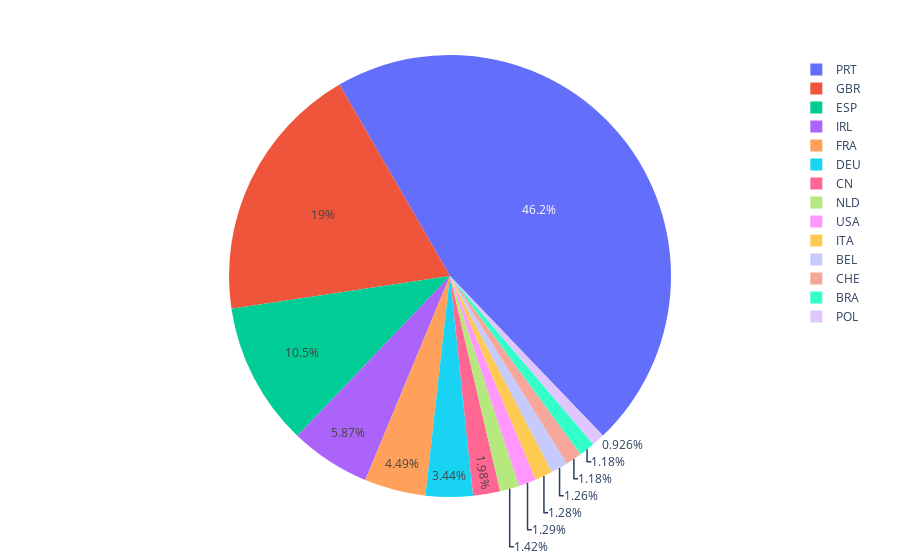

The code cell stored with this chart in its notebook:
### Code cell
resort_countries.loc[resort_countries['no. of bookings'] < 300] = 'Other Countries' # only countries with bookings over 300
fig = px.pie(resort_countries, values='no. of bookings', names='country', height=550)
fig.update_layout(margin=dict(l=0, r=0, t=55, b=55))
fig.update_traces(rotation=-30)
fig.show()

### Figure 1 — Plotly figure (JSON) as saved in the notebook; plotly's stock layout.template omitted (floating-point values rounded to 4 significant figures)
{"data": [{"domain": {"x": [0, 1], "y": [0, 1]}, "hovertemplate": "country=%{label}<br>no. of bookings=%{value}<extra></extra>", "labels": ["PRT", "GBR", "ESP", "IRL", "FRA", "DEU", "CN", "NLD", "USA", "ITA", "BEL", "CHE", "BRA", "POL", "Other Countries", "Other Countries", "Other Countries", "Other Countries", "Other Countries", "Other Countries", "Other Countries", "Other Countries", "Other Countries", "Other Countries", "Other Countries", "Other Countries", "Other Countries", "Other Countries", "Other Countries", "Other Countries", "Other Countries", "Other Countries", "Other Countries", "Other Countries", "Other Countries", "Other Countries", "Other Countries", "Other Countries", "Other Countries", "Other Countries", "Other Countries", "Other Countries", "Other Countries", "Other Countries", "Other Countries", "Other Countries", "Other Countries", "Other Countries", "Other Countries", "Other Countries", "Other Countries", "Other Countries", "Other Countries", "Other Countries", "Other Countries", "Other Countries", "Other Countries", "Other Countries", "Other Countries", "Other Countries", "Other Countries", "Other Countries", "Other Countries", "Other Countries", "Other Countries", "Other Countries", "Other Countries", "Other Countries", "Other Countries", "Other Countries", "Other Countries", "Other Countries", "Other Countries", "Other Countries", "Other Countries", "Other Countries", "Other Countries", "Other Countries", "Other Countries", "Other Countries", "Other Countries", "Other Countries", "Other Countries", "Other Countries", "Other Countries", "Other Countries", "Other Countries", "Other Countries", "Other Countries", "Other Countries", "Other Countries", "Other Countries", "Other Countries", "Other Countries", "Other Countries", "Other Countries", "Other Countries", "Other Countries", "Other Countries", "Other Countries", "Other Countries", "Other Countries", "Other Countries", "Other Countries", "Other Countries", "Other Countries", "Other Countries", "Other Countries", "Other Countries", "Other Countries", "Other Countries", "Other Countries", "Other Countries", "Other Countries", "Other Countries", "Other Countries", "Other Countries", "Other Countries", "Other Countries", "Other Countries", "Other Countries", "Other Countries", "Other Countries", "Other Countries"], "legendgroup": "", "name": "", "rotation": -30, "showlegend": true, "type": "pie", "values": [15948, 6574, 3626, 2028, 1551, 1189, 683, 489, 444, 442, 434, 406, 406, 320, "Other Countries", "Other Countries", "Other Countries", "Other Countries", "Other Countries", "Other Countries", "Other Countries", "Other Countries", "Other Countries", "Other Countries", "Other Countries", "Other Countries", "Other Countries", "Other Countries", "Other Countries", "Other Countries", "Other Countries", "Other Countries", "Other Countries", "Other Countries", "Other Countries", "Other Countries", "Other Countries", "Other Countries", "Other Countries", "Other Countries", "Other Countries", "Other Countries", "Other Countries", "Other Countries", "Other Countries", "Other Countries", "Other Countries", "Other Countries", "Other Countries", "Other Countries", "Other Countries", "Other Countries", "Other Countries", "Other Countries", "Other Countries", "Other Countries", "Other Countries", "Other Countries", "Other Countries", "Other Countries", "Other Countries", "Other Countries", "Other Countries", "Other Countries", "Other Countries", "Other Countries", "Other Countries", "Other Countries", "Other Countries", "Other Countries", "Other Countries", "Other Countries", "Other Countries", "Other Countries", "Other Countries", "Other Countries", "Other Countries", "Other Countries", "Other Countries", "Other Countries", "Other Countries", "Other Countries", "Other Countries", "Other Countries", "Other Countries", "Other Countries", "Other Countries", "Other Countries", "Other Countries", "Other Countries", "Other Countries", "Other Countries", "Other Countries", "Other Countries", "Other Countries", "Other Countries", "Other Countries", "Other Countries", "Other Countries", "Other Countries", "Other Countries", "Other Countries", "Other Countries", "Other Countries", "Other Countries", "Other Countries", "Other Countries", "Other Countries", "Other Countries", "Other Countries", "Other Countries", "Other Countries", "Other Countries", "Other Countries", "Other Countries", "Other Countries", "Other Countries", "Other Countries", "Other Countries", "Other Countries", "Other Countries", "Other Countries", "Other Countries", "Other Countries"]}], "layout": {"autosize": true, "legend": {"tracegroupgap": 0}, "margin": {"b": 55, "l": 0, "r": 0, "t": 55}}}
